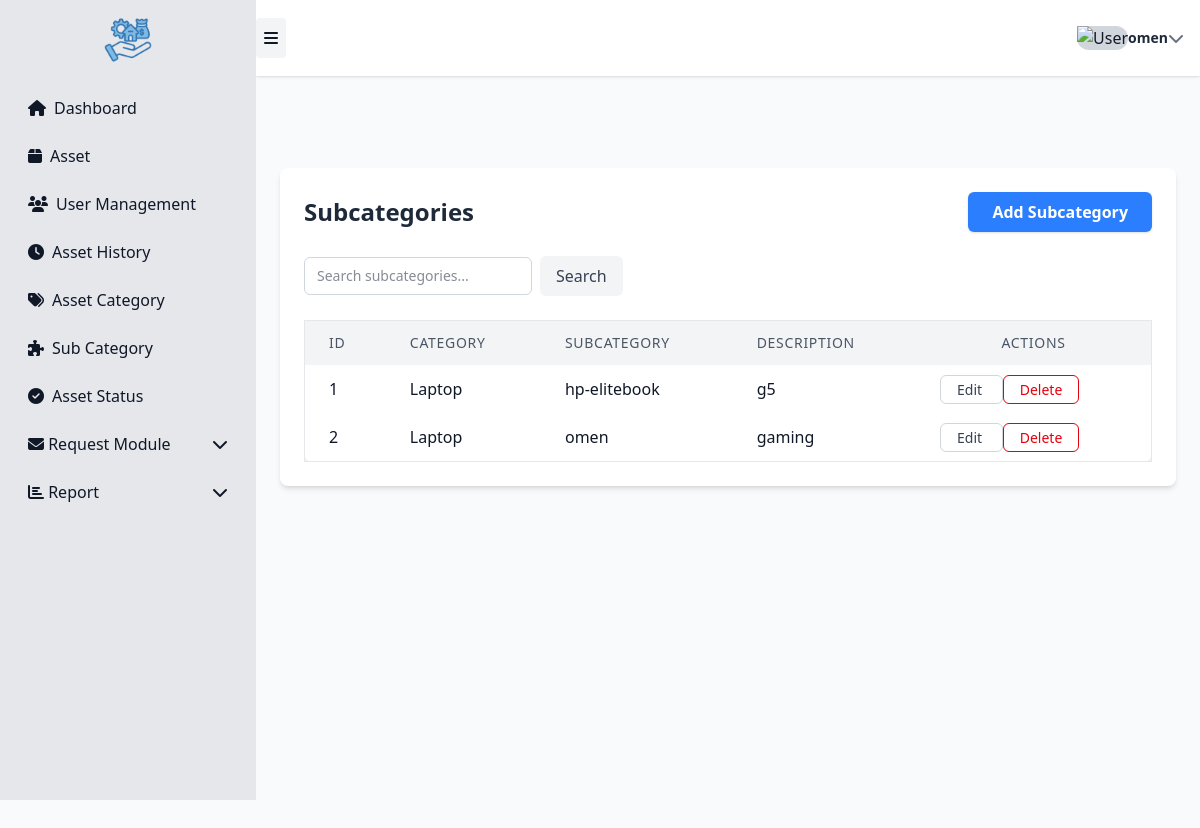
The app's page /asset/Subcategory/ (signed in) with its own data.
### asset1/models.py (models this page shows, shortened)
class SubCategory(models.Model):
    category = models.ForeignKey(Category, on_delete=models.CASCADE, related_name="subcategories")
    name = models.CharField(max_length=120)
    description = models.TextField(blank=True)

class Category(models.Model):
    name = models.CharField(max_length=120, unique=True)
    description = models.TextField(blank=True)
    created_at = models.DateTimeField(default=timezone.now)

### asset1/views.py (the view)
# urls.py: path("asset/Subcategory/", views.subcategory_list, name="subcategory_list"),
@login_required
def subcategory_list(request):
    subcategories = SubCategory.objects.all()
    return render(request, "asset1/asset_subca.html", {"subcategories": subcategories})

### asset1/templates/asset1/asset_subca.html (shortened to what this page needs)
{% extends "asset1/sidebar.html" %}
{% block page_content %}
<div class="max-w-6xl mx-auto mt-10 p-6 bg-white rounded-lg shadow-md">
  <div class="flex justify-between items-center mb-6">
    <h2 class="text-2xl font-bold text-gray-800">Subcategories</h2>
    <a href="{% url 'asset1:subcategory_create' %}"
       class="px-6 py-2 bg-blue-500 text-white font-semibold rounded-md shadow hover:bg-blue-700 transition-colors duration-200">
      Add Subcategory
    </a>
  </div>
  <form method="get" class="flex items-center gap-2 mb-6">
    <input type="text" name="search"
           placeholder="Search subcategories..."
           value="{{ request.GET.search }}"
           class="w-64 border border-gray-300 rounded-md px-3 py-2 text-sm focus:outline-none focus:ring-2 focus:ring-blue-500 focus:border-blue-500"/>
    <button type="submit"
            class="px-4 py-2 bg-gray-100 text-gray-700 font-medium rounded-md hover:bg-gray-200 transition-colors duration-200">
      Search
    </button>
  </form>
  <div class="overflow-x-auto">
    <table class="min-w-full bg-white border border-gray-200 rounded-lg shadow-md">
      <thead class="bg-gray-100">
        <tr>
          <th class="px-6 py-3 text-left text-sm font-medium text-gray-600 uppercase tracking-wider">ID</th>
          <th class="px-6 py-3 text-left text-sm font-medium text-gray-600 uppercase tracking-wider">Category</th>
          <th class="px-6 py-3 text-left text-sm font-medium text-gray-600 uppercase tracking-wider">Subcategory</th>
          <th class="px-6 py-3 text-left text-sm font-medium text-gray-600 uppercase tracking-wider">Description</th>
          <th class="px-6 py-3 text-right text-sm font-medium text-gray-600 uppercase tracking-wider">Actions</th>
        </tr>
      </thead>
      <tbody>
        {% for sub in subcategories %}
        <tr class="hover:bg-gray-50">
          <td class="px-6 py-3 border-gray-100">{{ sub.id }}</td>
          <td class="px-6 py-3 border-gray-100">{{ sub.category.name }}</td>
          <td class="px-6 py-3 border-gray-100">{{ sub.name }}</td>
          <td class="px-6 py-3 border-gray-100">{{ sub.description|default:"—" }}</td>
          <td class="px-6 py-3 border-gray-100 text-right">
            <a href="#"
               class="px-4 py-1 text-sm text-gray-700 border border-gray-300 rounded-md hover:bg-gray-100 transition">
              Edit
            </a>
            <a href="#"
               class="px-4 py-1 text-sm text-red-600 border border-red-300 rounded-md hover:bg-red-100 transition ml-2">
              Delete
            </a>
          </td>
        </tr>
        {% empty %}
        <tr>
          <td colspan="5" class="text-center px-6 py-6 text-gray-500">
            No subcategories found.
          </td>
        </tr>
        {% endfor %}
      </tbody>
    </table>
  </div>
</div>
{% endblock %}

### asset1/templates/asset1/sidebar.html (shortened to what this page needs)
{% extends "asset1/base.html" %}
{% load static %}
{% load widget_tweaks %}
{% block content %}
<link rel="stylesheet"
      href="https://cdnjs.cloudflare.com/ajax/libs/font-awesome/6.4.0/css/all.min.css"/>
<link rel="stylesheet" href="https://cdn.jsdelivr.net/npm/bootstrap-icons@1.10.5/font/bootstrap-icons.css">
<div class="min-h-screen w-full bg-gray-50">
    <aside id="sidebar"
       class="bg-gray-200 min-h-screen fixed top-0 left-0 flex-shrink-0 overflow-y-auto transition-all duration-300 z-50"
       " style="width: 16rem;">
        <div class="flex flex-col justify-between h-full">
            <div class="flex flex-col gap-2 p-4">
            <div class="mb-4">
                <img src="{% static 'images/asset.png' %}" alt="Asset Management Logo" class="h-12 mx-auto">
            </div>
                <a href="{% url 'asset1:dashboard' %}" class="flex items-center gap-2 px-3 py-2 rounded hover:bg-gray-300">
                    <i class="fas fa-home w-5"></i>
                    <span class="sidebar-text">Dashboard</span>
                </a>
                <a href="{% url 'asset1:asset_list' %}" class="flex items-center gap-2 px-3 py-2 rounded hover:bg-gray-300">
                    <i class="fas fa-box w-5"></i>
                    <span class="sidebar-text">Asset</span>
                </a>
                <a href="{% url 'asset1:employee_list' %}" class="flex items-center gap-2 px-3 py-2 rounded hover:bg-gray-300">
                    <i class="fas fa-users w-5"></i>
                    <span class="sidebar-text">User Management</span>
                </a>
                <a href="{% url 'asset1:asset_history' %}" class="flex items-center gap-2 px-3 py-2 rounded hover:bg-gray-300">
                    <i class="fas fa-clock w-5"></i>
                    <span class="sidebar-text">Asset History</span>
                </a>
                <a href="{% url 'asset1:asset_category' %}" class="flex items-center gap-2 px-3 py-2 rounded hover:bg-gray-300">
                    <i class="fas fa-tags w-5"></i>
                    <span class="sidebar-text">Asset Category</span>
                </a>
                <a href="{% url 'asset1:subcategory_list' %}" class="flex items-center gap-2 px-3 py-2 rounded hover:bg-gray-300">
                    <i class="fas fa-puzzle-piece w-5"></i>
                    <span class="sidebar-text">Sub Category</span>
                </a>
                <a href="{% url 'asset1:asset_status' %}" class="flex items-center gap-2 px-3 py-2 rounded hover:bg-gray-300">
                    <i class="fas fa-check-circle w-5"></i>
                    <span class="sidebar-text">Asset Status</span>
                </a>
                <details class="group">
                    <summary class="flex justify-between items-center px-3 py-2 rounded cursor-pointer hover:bg-gray-300">
                        <span>
                            <i class="fas fa-envelope w-5"></i>
                            <span class="sidebar-text">Request Module</span>
                        </span>
                        <i class="fas fa-chevron-down transition-transform group-open:rotate-180"></i>
                    </summary>
                </details>
                <details class="group">
                    <summary class="flex justify-between items-center px-3 py-2 rounded cursor-pointer hover:bg-gray-300">
                        <span>
                            <i class="fas fa-chart-bar w-5"></i>
                            <span class="sidebar-text">Report</span>
                        </span>
                        <i class="fas fa-chevron-down transition-transform group-open:rotate-180"></i>
                    </summary>
                </details>
            </div>
        </div>
    </aside>
    <nav id="navbar"
     class="bg-white shadow flex justify-between items-center px-10 h-20 flex-shrink-0 fixed top-0 z-40 transition-all duration-300"
     style="height: 4.75rem; left: 16rem; width: calc(100vw - 16rem);">
        <div class="flex items-center gap-4">
            <button id="sidebar-toggle"
                    class="p-2 rounded bg-gray-100 hover:bg-gray-200 transition">
                <i class="fa-solid fa-bars"></i>
            </button>
        </div>
        <div class="relative flex items-center" id="user-dropdown-container">
            <button id="user-dropdown-btn" class="flex items-center gap-3 px-4 py-2 rounded-lg hover:bg-gray-200 dark:hover:bg-gray-700 transition select-none">
                <div class="h-10 w-10 rounded-full overflow-hidden bg-gray-300 flex items-center justify-center">
                    <img id="user-avatar" src="" alt="User" class="object-cover w-full h-full">
                </div>
                <div class="flex flex-col leading-tight text-left sidebar-text">
                    <span class="text-gray-800 dark:text-gray-100 font-semibold text-sm">{{ user.get_username }}</span>
                </div>
                <i id="user-dropdown-icon" class="fas fa-chevron-down text-gray-500 ml-2 transition-transform duration-200"></i>
            </button>
        </div>
    </nav>
 <main id="main-content"
      class="overflow-y-auto p-6 bg-gray-50 transition-all duration-300"
      style="margin-left: 16rem; margin-top: 5rem; min-height: calc(100vh - 5rem);">
    {% block page_content %}{% endblock %}
</main>
</div>
{% endblock %}

### asset1/templates/asset1/asset_subca.html (style rules this page uses)
html, body { overflow-x: hidden; }

### records on screen
SubCategory: id "1", category.name "Laptop", name "hp-elitebook", description "g5"
SubCategory: id "2", category.name "Laptop", name "omen", description "gaming"

### other values on screen
{{ user.get_username }} "omen"
